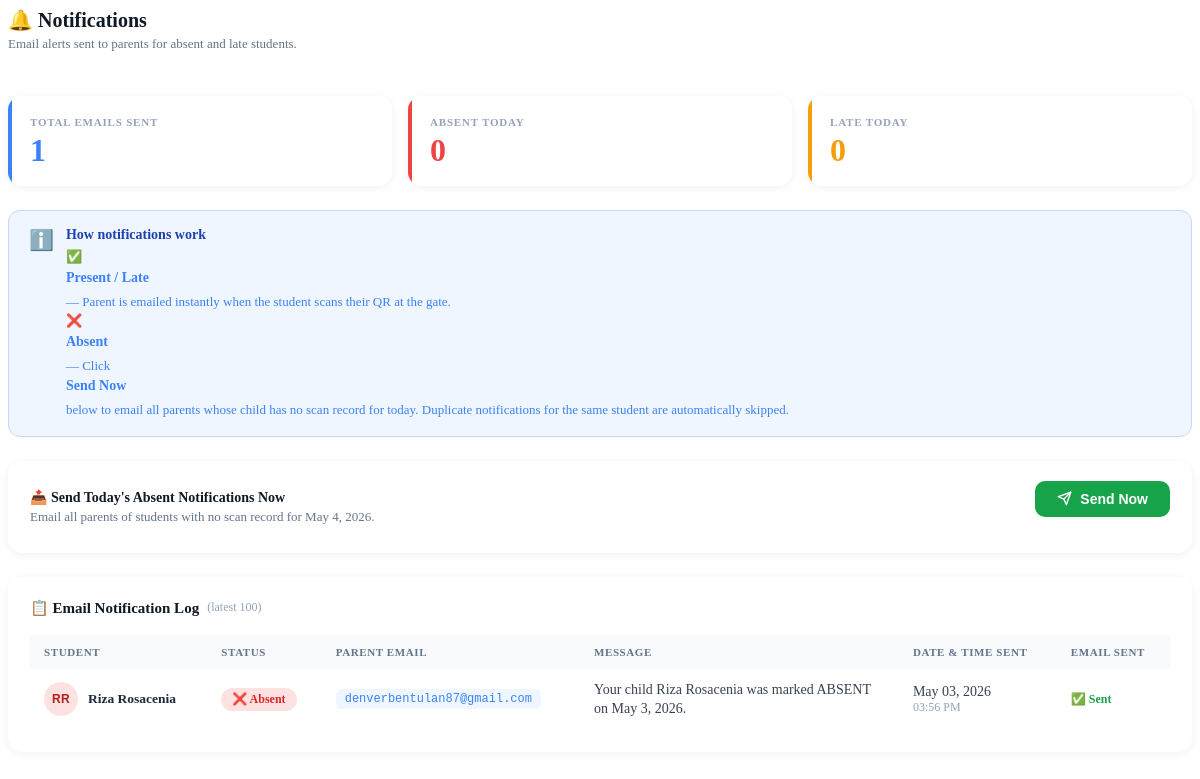
The page /pages/notifications.php on the database its author committed.
### tables this page shows
CREATE TABLE `notifications` (
  `id` int(11) NOT NULL,
  `student_id` int(11) DEFAULT NULL,
  `message` text NOT NULL,
  `created_at` datetime DEFAULT current_timestamp(),
  `sender` varchar(100) NOT NULL,
  `is_read` tinyint(1) DEFAULT 0
);

CREATE TABLE `users` (
  `id` int(11) NOT NULL,
  `fullname` varchar(255) NOT NULL,
  `email` varchar(255) NOT NULL,
  `role` enum('admin','teacher','student','parent') NOT NULL DEFAULT 'student',
  `password` varchar(255) NOT NULL,
  `date_added` datetime DEFAULT current_timestamp(),
  `parent_email` varchar(255) DEFAULT NULL,
  `qr_code` varchar(500) DEFAULT NULL,
  `qr_token` varchar(100) DEFAULT NULL
);

### pages/notifications.php (the view, shortened to what this page needs)
<?php
include 'includes/db.php';
$counts = ['absent' => 0, 'late' => 0];
$totalRow  = $conn->query("SELECT COUNT(*) as total FROM notifications")->fetch_assoc();
$totalSent = $totalRow['total'] ?? 0;
$log = $conn->query("
    SELECT
        n.id,
        n.message,
        n.created_at,
        n.sender,
        n.is_read,
        u.fullname   AS student_name,
        u.parent_email
    FROM notifications n
    JOIN users u ON u.id = n.student_id
    ORDER BY n.created_at DESC
    LIMIT 100
");
function getInitials($name) {
    $parts    = array_filter(explode(' ', trim($name)));
    $initials = '';
    foreach (array_slice($parts, 0, 2) as $part)
        $initials .= strtoupper(mb_substr($part, 0, 1));
    return $initials ?: '?';
}
function avatarColor($name) {
    $colors = [
        ['#dbeafe','#1d4ed8'],
        ['#dcfce7','#15803d'],
        ['#ede9fe','#6d28d9'],
        ['#fef3c7','#92400e'],
        ['#fee2e2','#b91c1c'],
        ['#e0f2fe','#0369a1'],
        ['#fce7f3','#9d174d'],
        ['#f0fdf4','#166534'],
    ];
    return $colors[abs(crc32($name)) % count($colors)];
}
function detectStatus($message) {
    $msg = strtolower($message);
    if (str_contains($msg, 'absent'))  return 'absent';
    return 'unknown';
}
?>
<div class="notif-page">
    <div>
        <div class="section-title">🔔 Notifications</div>
        <div class="section-sub">Email alerts sent to parents for absent and late students.</div>
    </div>
    <div class="stat-row">
        <div class="stat-card blue">
            <div class="stat-label">Total Emails Sent</div>
            <div class="stat-val"><?= number_format($totalSent) ?></div>
        </div>
        <div class="stat-card red">
            <div class="stat-label">Absent Today</div>
            <div class="stat-val"><?= $counts['absent'] ?></div>
        </div>
        <div class="stat-card amber">
            <div class="stat-label">Late Today</div>
            <div class="stat-val"><?= $counts['late'] ?></div>
        </div>
    </div>
    <div class="info-banner">
        <div class="icon">ℹ️</div>
        <div>
            <strong>How notifications work</strong>
            <p>
                ✅ <strong>Present / Late</strong> — Parent is emailed instantly when the student scans their QR at the gate.<br>
                ❌ <strong>Absent</strong> — Click <strong>Send Now</strong> below to email all parents whose child has no scan record for today.
                Duplicate notifications for the same student are automatically skipped.
            </p>
        </div>
    </div>
    <div class="trigger-card">
        <div class="trigger-info">
            <strong>📤 Send Today's Absent Notifications Now</strong>
            <span>Email all parents of students with no scan record for <?= date('F j, Y') ?>.</span>
        </div>
        <form method="POST">
            <button class="btn-trigger" name="run_notify">
                <svg width="15" height="15" viewBox="0 0 24 24" fill="none" stroke="currentColor" stroke-width="2.2" stroke-linecap="round" stroke-linejoin="round">
                    <line x1="22" y1="2" x2="11" y2="13"/><polygon points="22 2 15 22 11 13 2 9 22 2"/>
                </svg>
                Send Now
            </button>
        </form>
    </div>
    <div class="log-card">
        <div class="log-header">
            <div class="log-title">
                📋 Email Notification Log
                <span style="font-size:12px;font-weight:500;color:#94a3b8;">(latest 100)</span>
            </div>
        </div>
        <table class="data-table">
            <thead>
                <tr>
                    <th>Student</th>
                    <th>Status</th>
                    <th>Parent Email</th>
                    <th>Message</th>
                    <th>Date &amp; Time Sent</th>
                    <th>Email Sent</th>
                </tr>
            </thead>
            <tbody>
            <?php if ($log && $log->num_rows > 0): ?>
                <?php while ($n = $log->fetch_assoc()):
                    $initials  = getInitials($n['student_name']);
                    [$bgColor, $textColor] = avatarColor($n['student_name']);
                    $status    = detectStatus($n['message']);
                    $statusIcon = $status === 'absent' ? '❌' : ($status === 'late' ? '⚠️' : '✅');
                ?>
                <tr>
                    <td>
                        <div class="student-cell">
                            <div class="avatar-circle" style="background:<?= $bgColor ?>;color:<?= $textColor ?>;">
                                <?= htmlspecialchars($initials) ?>
                            </div>
                            <span class="student-cell-name"><?= htmlspecialchars($n['student_name']) ?></span>
                        </div>
                    </td>
                    <td>
                        <span class="badge <?= $status ?>">
                            <?= $statusIcon ?> <?= ucfirst($status) ?>
                        </span>
                    </td>
                    <td>
                        <span class="email-pill">
                            <?= htmlspecialchars($n['parent_email'] ?? '—') ?>
                        </span>
                    </td>
                    <td class="msg-cell"><?= htmlspecialchars($n['message']) ?></td>
                    <td class="date-cell">
                        <?= date('M d, Y', strtotime($n['created_at'])) ?>
                        <br>
                        <span style="color:#94a3b8;font-size:12px;">
                            <?= date('h:i A', strtotime($n['created_at'])) ?>
                        </span>
                    </td>
                    <td><span class="notif-sent-badge">✅ Sent</span></td>
                </tr>
                <?php endwhile; ?>
            <?php endif; ?>
            </tbody>
        </table>
    </div>
</div>

### pages/notifications.php (style rules this page uses)
.notif-page { display: flex; flex-direction: column; gap: 24px; }
.section-title { font-size: 20px; font-weight: 700; color: #0f1923; display: flex; align-items: center; gap: 8px; margin-bottom: 4px; }
.section-sub { font-size: 13px; color: #64748b; margin-bottom: 20px; }
.stat-row { display: grid; grid-template-columns: repeat(auto-fit, minmax(170px, 1fr)); gap: 16px; }
.stat-card { background: #fff; border-radius: 14px; padding: 20px 22px; box-shadow: 0 2px 10px rgba(0,0,0,0.06); display: flex; flex-direction: column; gap: 6px; position: relative; overflow: hidden; }
.stat-card::before { content: ''; position: absolute; top: 0; left: 0; width: 4px; height: 100%; border-radius: 14px 0 0 14px; }
.stat-card.blue::before { background: #3b82f6; }
.stat-card.red::before { background: #ef4444; }
.stat-card.amber::before { background: #f59e0b; }
.stat-label { font-size: 11px; font-weight: 600; text-transform: uppercase; letter-spacing: 0.8px; color: #94a3b8; }
.stat-val { font-size: 32px; font-weight: 800; line-height: 1; color: #0f1923; }
.stat-card.blue .stat-val { color: #3b82f6; }
.stat-card.red .stat-val { color: #ef4444; }
.stat-card.amber .stat-val { color: #f59e0b; }
.info-banner { background: #eff6ff; border: 1px solid #bfdbfe; border-radius: 12px; padding: 16px 20px; display: flex; align-items: flex-start; gap: 12px; font-size: 14px; color: #1e40af; }
.info-banner .icon { font-size: 20px; flex-shrink: 0; margin-top: 1px; }
.info-banner strong { display: block; margin-bottom: 4px; font-size: 14px; }
.info-banner p { margin: 0; color: #3b82f6; font-size: 13px; line-height: 1.5; }
.trigger-card { background: #fff; border-radius: 14px; padding: 20px 22px; box-shadow: 0 2px 10px rgba(0,0,0,0.06); display: flex; align-items: center; justify-content: space-between; gap: 16px; flex-wrap: wrap; }
.trigger-info strong { display: block; font-size: 14px; color: #0f1923; margin-bottom: 3px; }
.trigger-info span { font-size: 13px; color: #64748b; }
.btn-trigger { background: #16a34a; color: #fff; border: none; padding: 10px 22px; border-radius: 10px; font-size: 14px; font-weight: 600; cursor: pointer; display: flex; align-items: center; gap: 8px; transition: background 0.2s; white-space: nowrap; }
.log-card { background: #fff; border-radius: 14px; padding: 22px; box-shadow: 0 2px 10px rgba(0,0,0,0.06); }
.log-header { display: flex; align-items: center; justify-content: space-between; margin-bottom: 18px; flex-wrap: wrap; gap: 10px; }
.log-title { font-size: 15px; font-weight: 700; color: #0f1923; display: flex; align-items: center; gap: 8px; }
.data-table { width: 100%; border-collapse: collapse; }
.data-table th { background: #f8fafc; padding: 11px 14px; font-size: 11px; font-weight: 700; text-transform: uppercase; letter-spacing: 0.6px; color: #64748b; text-align: left; }
.data-table td { padding: 11px 14px; font-size: 14px; color: #374151; border-bottom: 1px solid #f1f5f9; vertical-align: middle; }
.data-table tr:last-child td { border-bottom: none; }
.student-cell { display: flex; align-items: center; gap: 10px; }
.avatar-circle { width: 34px; height: 34px; border-radius: 50%; display: flex; align-items: center; justify-content: center; font-size: 12px; font-weight: 700; flex-shrink: 0; font-family: 'Sora', sans-serif; letter-spacing: 0.3px; }
.student-cell-name { font-weight: 600; font-size: 13.5px; color: #1e293b; }
.badge { display: inline-flex; align-items: center; gap: 5px; padding: 4px 11px; border-radius: 99px; font-size: 12px; font-weight: 700; }
.badge.absent { background: #fee2e2; color: #dc2626; }
.email-pill { font-size: 12px; color: #3b82f6; background: #eff6ff; padding: 3px 9px; border-radius: 6px; font-family: monospace; }
.date-cell { color: #64748b; font-size: 13px; white-space: nowrap; }
.notif-sent-badge { display: inline-flex; align-items: center; gap: 4px; font-size: 12px; color: #16a34a; font-weight: 600; }
.msg-cell { font-size: 12.5px; color: #475569; max-width: 260px; line-height: 1.4; }

### rows shown on the page
notifications: student.fullname "RR", student.fullname "Riza Rosacenia", message "❌", message "Absent", student.parent_email "denverbentulan87@gmail.com", message "Your child Riza Rosacenia was marked ABSENT on May 3, 2026.", created_at "May 03, 2026", created_at "03:56 PM"

### other values the page prints
$totalSent "1"
$counts['absent'] "0"
$counts['late'] "0"
